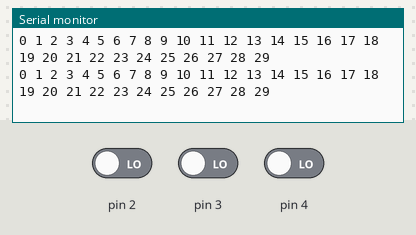
This sketch was run on a simulated Arduino Uno, built with avr-gcc and run on an emulated ATmega328P. On the bench: the last lines printed to the serial monitor. The inputs (shaded band) are chosen by the test bench; at power-on: pin 2 LOW, pin 3 LOW, pin 4 LOW.

Above: at 1.2 s.
1.3 s: pin 2 driven HIGH
At 1.41 s:
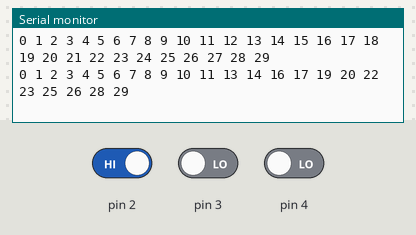
2.9 s: pin 3 driven HIGH
At 2.97 s:
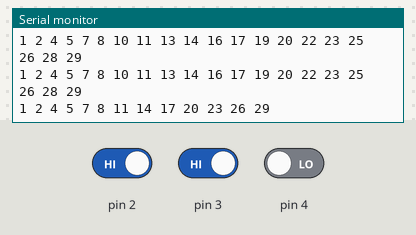
4.4 s: pin 4 driven HIGH
At 5.2 s:
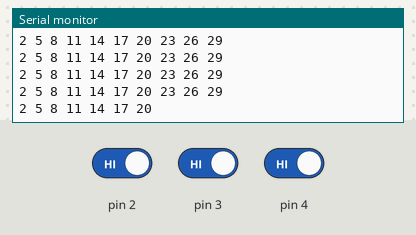
5.9 s: pin 2 driven LOW
At 7.0 s:
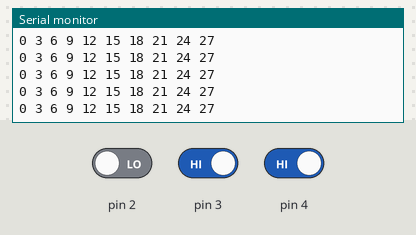
8.9 s: pin 3 driven LOW
At 9.04 s:
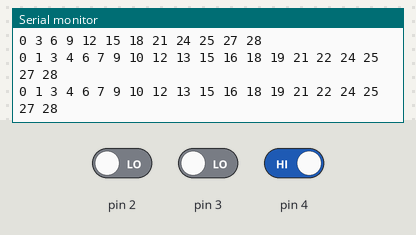
11.9 s: pin 4 driven LOW
At 12.02 s:
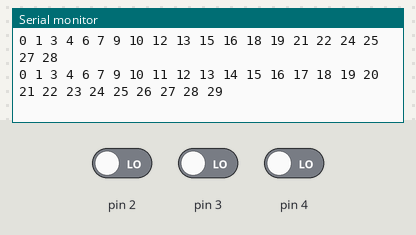

Measured:
- after the input at 1.3 s, the serial monitor: prints a new line after 0.05 s (image 1)
- after the input at 2.9 s, the serial monitor: prints a new line after 0.06 s (image 2)
- after the input at 4.4 s, the serial monitor: prints a new line after 0.05 s (image 3)
- after the input at 5.9 s, the serial monitor: prints a new line after 0.07 s (image 4)
- after the input at 8.9 s, the serial monitor: prints a new line at once (image 5)
- after the input at 11.9 s, the serial monitor: prints a new line after 0.06 s (image 6)

The sketch:

main.ino
```cpp
//template<class T> inline Print &operator <<(Print &obj, T arg) { obj.print(arg); return obj; }
bool val[29];
bool out[29];
void setup() {
  pinMode(2,INPUT);
  pinMode(3,INPUT);
  pinMode(4,INPUT);
  Serial.begin(9600);

}
int k=0;

void loop() {

 for(int i=0,j=0;i<=29;i++)
          {

            val[i]=digitalRead(k+2);
            if(val[i]==0)
            {

                out[j]=i;
                Serial.print(i);
                Serial.print(" ");
                j++;

            }
//             Serial.print(val[i]);
//             if(i==0||i==1)
//             Serial.print(",");
             k++;
             if(k>2)
                k=0;
             if(i==29)
                Serial.print("\n");
          }


//          Serial.print("{%c,%c,%c}",val[0]?"1":"0",val[1]?"1":"0",val[2]?"1":"0");
//  for(int i=0;i<=2;i++)
//          {
//
//          Serial.println(val[i]);
//
//  }

////
//  for(int i=0;i<=2;i++)
//          {
//            if(i==2)
//                Serial.println(val[i]);
//                delay(250);
//          }
//   Serial.println("val");
//   delay(500);
//  int f1 = val[0];
//  int f2 = val[1];
//  int f3 = val[2];
//  int arr[3] = { f1, f2, f3 };
//  Serial<< "{" << f1 << "," << f2 << "," << f3<< "}";
//  Serial.println();
//  for(int i=0;i<=2;i++)
//          {
//            if(val[i] == 0)
//                out[i]=1;
//             else
//                out[i]=0;
//           }
// Serial.println("out");
// delay(500);
//  int g1 = out[0];
//  int g2 = out[1];
//  int g3 = out[2];
//  int ar[3] = { g1, g2, g3 };
//  Serial << "{"<< g1 << "," << g2 << "," << g3 << "}";
//  Serial.println();
}
```
